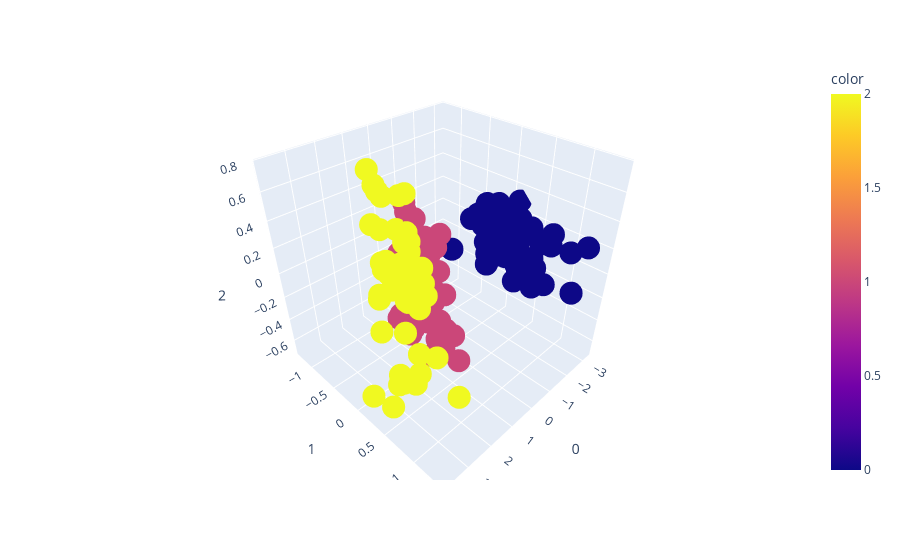

The cell this chart's notebook holds for it:
### Code cell
# Três componentes
pca_3 = PCA(n_components=3)
pca_3.fit(x)
z = pca_3.transform(x)
print(pca_3.score(x, y=None))

df = px.data.iris()
fig = px.scatter_3d(z, x=0, y=1, z=2, color=y)
fig.show()

### Figure 1 — Plotly figure (JSON) as saved in the notebook; plotly's stock layout.template omitted (floating-point values rounded to 4 significant figures; data arrays with more than 128 entries replaced by an {"elided": "..."} marker saying what was removed)
{"data": [{"hovertemplate": "0=%{x}<br>1=%{y}<br>2=%{z}<br>color=%{marker.color}<extra></extra>", "legendgroup": "", "marker": {"color": {"elided": "150 int values"}, "coloraxis": "coloraxis", "symbol": "circle"}, "mode": "markers", "name": "", "scene": "scene", "showlegend": false, "type": "scatter3d", "x": {"elided": "150 float values"}, "y": {"elided": "150 float values"}, "z": {"elided": "150 float values"}}], "layout": {"coloraxis": {"colorbar": {"title": {"text": "color"}}, "colorscale": [[0, "#0d0887"], [0.1111, "#46039f"], [0.2222, "#7201a8"], [0.3333, "#9c179e"], [0.4444, "#bd3786"], [0.5556, "#d8576b"], [0.6667, "#ed7953"], [0.7778, "#fb9f3a"], [0.8889, "#fdca26"], [1, "#f0f921"]]}, "legend": {"tracegroupgap": 0}, "margin": {"t": 60}, "scene": {"domain": {"x": [0, 1], "y": [0, 1]}, "xaxis": {"title": {"text": "0"}}, "yaxis": {"title": {"text": "1"}}, "zaxis": {"title": {"text": "2"}}}}}
